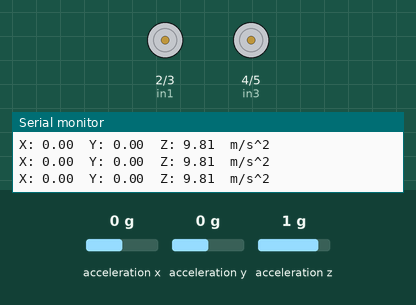
Simulated run of this sketch. Board: Arduino Uno, built with avr-gcc and run on an emulated ATmega328P. Shown: motor-driver pin pairs drawn as motors (green arrow = first pin HIGH = forward, orange = second pin HIGH = backward, longer = more drive), the last lines printed to the serial monitor. Inputs (shaded band) come from the test bench; at power-on: acceleration x 0 g, acceleration y 0 g, acceleration z 1 g.

Above: at 1.3 s.
1.4 s: acceleration x set to -0.4 g
At 2.3 s:
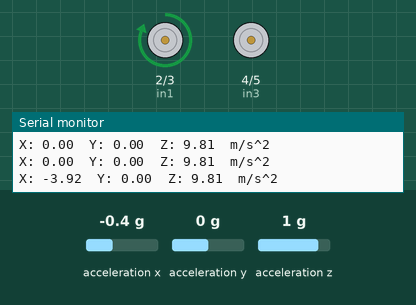
4.4 s: acceleration x set to 0.8 g
At 5.1 s:
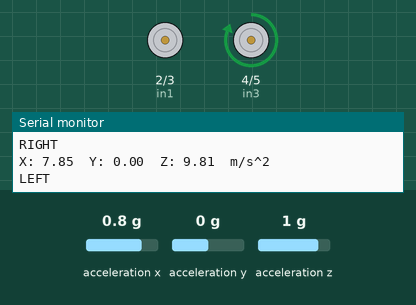
7.4 s: acceleration y set to -0.2 g
9.0 s: acceleration y set to -0.5 g
At 9.9 s:
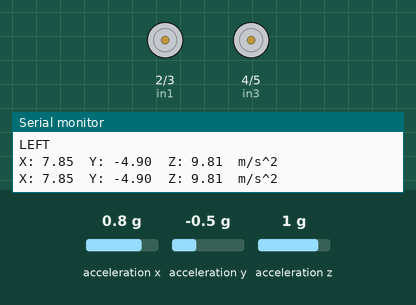
10.5 s: acceleration x set to 0.4 g
12.0 s: acceleration x set to 0.1 g
At 12.8 s:
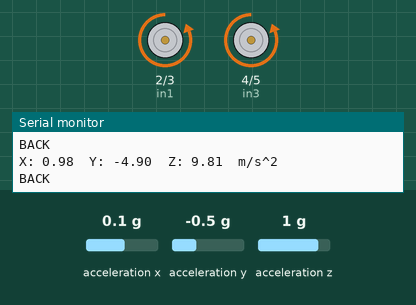
Timing chart, 0 to 14.5 s (numbered marks = the images above; inputs shaded):
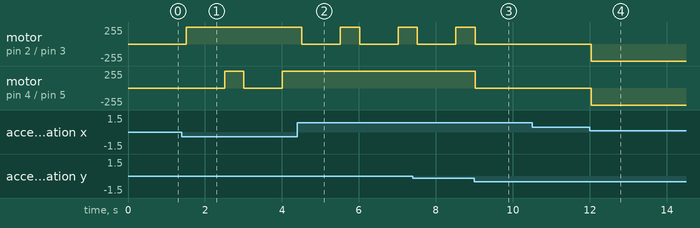

Measured:
- the behaviour switches between -0.2 and -0.3 g on acceleration x (found by bisection; images 0 and 1)
- the behaviour switches between -0.3 and -0.4 g on acceleration y (found by bisection; images 2 and 3)
- the behaviour switches between 0.3 and 0.2 g on acceleration x (found by bisection; images 3 and 4)
- after the input at 1.4 s, motor on pin 2 (in1) / pin 3 (in2): stopped → forward 255/255 after 0.11 s; motor on pin 4 (in3) / pin 5 (in4): stopped → forward 255/255 after 1.1 s, → stopped 0.50 s later, → forward 255/255 1.0 s later
- after the input at 4.4 s, motor on pin 2 (in1) / pin 3 (in2): alternates forward 255/255 for 0.50 s and stopped for 1.0 s, starting after 0.12 s; motor on pin 4 (in3) / pin 5 (in4): stops changing and stays forward 255/255
- after the input at 9.0 s, motor on pin 2 (in1) / pin 3 (in2): goes on until 9.0 s, then stays stopped; motor on pin 4 (in3) / pin 5 (in4): forward 255/255 → stopped at once
- after the input at 12.0 s, motor on pin 2 (in1) / pin 3 (in2), motor on pin 4 (in3) / pin 5 (in4): stopped → backward 255/255 at once

The sketch:

main.ino
```cpp
#include <Wire.h>
#include <Adafruit_Sensor.h>
#include <Adafruit_ADXL345_U.h>

int in1=2;
int in2=3;
int in3=4;
int in4=5;

Adafruit_ADXL345_Unified accel = Adafruit_ADXL345_Unified();

void setup(void)
{
   pinMode(in1,OUTPUT);
   pinMode(in2,OUTPUT);
   pinMode(in3,OUTPUT);
   pinMode(in4,OUTPUT);

   Serial.begin(9600);
   if(!accel.begin())
   {
      Serial.println("No valid sensor found");
      while(1);
   }
}

void loop(void)
{
   sensors_event_t event;
   accel.getEvent(&event);

   Serial.print("X: "); Serial.print(event.acceleration.x); Serial.print("  ");
   Serial.print("Y: "); Serial.print(event.acceleration.y); Serial.print("  ");
   Serial.print("Z: "); Serial.print(event.acceleration.z); Serial.print("  ");
   Serial.println("m/s^2 ");

   float x=event.acceleration.x;
   float y=event.acceleration.y;
   float z=event.acceleration.z;

   if((x>2 && x<11) && (y>-3 && y<1.5)) {
    Serial.println("LEFT");
    left();
   } else if((x>-10 && x<-2) && (y>-2 && y<2)){
    right();
    Serial.println("RIGHT");
   } else if((x>-1 && x<3) && (y>3 && y<11)) {
    Serial.println("FRONT");
    forward();
   } else if((x>-2 && x<2) && (y>-10 && y<-3)) {
    Serial.println("BACK");
    back();
   } else {
    stopp();
   }

   delay(500);
}

void forward() {
  digitalWrite(in1,1);
  digitalWrite(in2,0);
  digitalWrite(in3,1);
  digitalWrite(in4,0);
}

void back() {
  digitalWrite(in1,0);
  digitalWrite(in2,1);
  digitalWrite(in3,0);
  digitalWrite(in4,1);
}

void left() {
  digitalWrite(in1,0);
  digitalWrite(in2,0);
  digitalWrite(in3,1);
  digitalWrite(in4,0);
  delay(1000);
  forward();
}

void right() {
  digitalWrite(in1,1);
  digitalWrite(in2,0);
  digitalWrite(in3,0);
  digitalWrite(in4,0);
  delay(1000);
  forward();
}

void stopp() {
  digitalWrite(in1,0);
  digitalWrite(in2,0);
  digitalWrite(in3,0);
  digitalWrite(in4,0);
}
```
